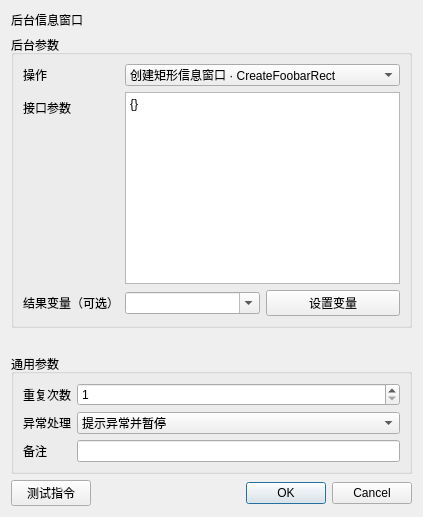
<?xml version="1.0" encoding="UTF-8"?><ui version="4.0"><class>InstructionEditor</class><widget class="QDialog" name="InstructionEditor"><layout class="QVBoxLayout" name="rootLayout"><item><widget class="QLabel" name="titleLabel"><property name="text"><string>后台信息窗口</string></property></widget></item><item><widget class="QGroupBox" name="parameterGroupBox"><property name="title"><string>后台参数</string></property><layout class="QFormLayout" name="parameterFormLayout"><item row="0" column="0"><widget class="QLabel" name="label_0"><property name="text"><string>操作</string></property></widget></item><item row="0" column="1"><widget class="QComboBox" name="parameter_0"><item><property name="text"><string>创建矩形信息窗口 · CreateFoobarRect</string></property></item><item><property name="text"><string>创建圆角信息窗口 · CreateFoobarRoundRect</string></property></item><item><property name="text"><string>创建椭圆信息窗口 · CreateFoobarEllipse</string></property></item><item><property name="text"><string>创建自定义信息窗口 · CreateFoobarCustom</string></property></item><item><property name="text"><string>FoobarFillRect</string></property></item><item><property name="text"><string>绘制文字 · FoobarDrawText</string></property></item><item><property name="text"><string>绘制图片 · FoobarDrawPic</string></property></item><item><property name="text"><string>FoobarDrawLine</string></property></item><item><property name="text"><string>刷新信息窗口 · FoobarUpdate</string></property></item><item><property name="text"><string>FoobarLock</string></property></item><item><property name="text"><string>FoobarUnlock</string></property></item><item><property name="text"><string>FoobarSetFont</string></property></item><item><property name="text"><string>FoobarTextRect</string></property></item><item><property name="text"><string>FoobarPrintText</string></property></item><item><property name="text"><string>FoobarClearText</string></property></item><item><property name="text"><string>FoobarTextLineGap</string></property></item><item><property name="text"><string>FoobarTextPrintDir</string></property></item><item><property name="text"><string>FoobarSetSave</string></property></item><item><property name="text"><string>关闭信息窗口 · FoobarClose</string></property></item><item><property name="text"><string>FoobarStartGif</string></property></item><item><property name="text"><string>FoobarStopGif</string></property></item><item><property name="text"><string>FoobarSetTrans</string></property></item></widget></item><item row="1" column="0"><widget class="QLabel" name="label_1"><property name="text"><string>接口参数</string></property></widget></item><item row="1" column="1"><widget class="QPlainTextEdit" name="parameter_1"><property name="plainText"><string>{}</string></property></widget></item><item row="2" column="0"><widget class="QLabel" name="label_2"><property name="text"><string>结果变量（可选）</string></property></widget></item><item row="2" column="1"><layout class="QHBoxLayout" name="fieldLayout_2"><item><widget class="QComboBox" name="parameter_2"><property name="editable"><bool>true</bool></property></widget></item><item><widget class="QPushButton" name="auxiliary_2"><property name="text"><string>设置变量</string></property></widget></item></layout></item></layout></widget></item><item><spacer name="verticalSpacer"><property name="orientation"><enum>Qt::Vertical</enum></property><property name="sizeHint" stdset="0"><size><width>20</width><height>20</height></size></property></spacer></item>
<item><widget class="QGroupBox" name="commonGroupBox"><property name="title"><string>通用参数</string></property><layout class="QFormLayout" name="commonFormLayout">
<item row="0" column="0"><widget class="QLabel" name="repeatLabel"><property name="text"><string>重复次数</string></property></widget></item><item row="0" column="1"><widget class="QSpinBox" name="repeatSpinBox"><property name="minimum"><number>1</number></property><property name="maximum"><number>999999</number></property><property name="value"><number>1</number></property></widget></item>
<item row="1" column="0"><widget class="QLabel" name="errorPolicyLabel"><property name="text"><string>异常处理</string></property></widget></item><item row="1" column="1"><widget class="QComboBox" name="errorPolicyComboBox"><item><property name="text"><string>自动跳过</string></property></item><item><property name="text"><string>提示异常并暂停</string></property></item><item><property name="text"><string>提示异常并停止</string></property></item><property name="currentIndex"><number>1</number></property></widget></item>
<item row="2" column="0"><widget class="QLabel" name="noteLabel"><property name="text"><string>备注</string></property></widget></item><item row="2" column="1"><widget class="QLineEdit" name="noteEdit"/></item>
</layout></widget></item>
<item><layout class="QHBoxLayout" name="footerLayout"><item><widget class="QPushButton" name="testButton"><property name="text"><string>测试指令</string></property></widget></item><item><spacer name="footerSpacer"><property name="orientation"><enum>Qt::Horizontal</enum></property><property name="sizeHint" stdset="0"><size><width>40</width><height>20</height></size></property></spacer></item><item><widget class="QDialogButtonBox" name="buttonBox"><property name="standardButtons"><set>QDialogButtonBox::Cancel|QDialogButtonBox::Ok</set></property></widget></item></layout></item>
</layout></widget><resources/><connections/></ui>
